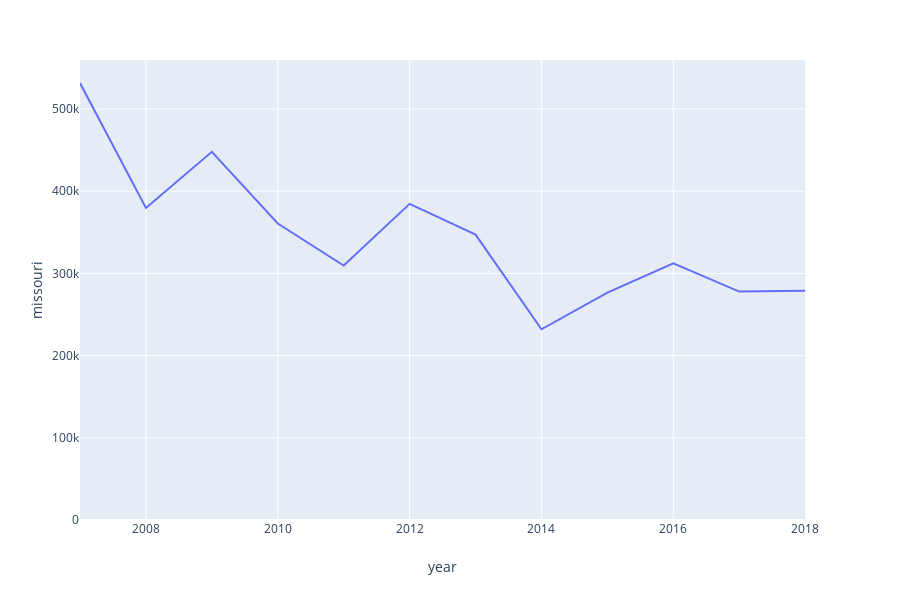

The notebook cell this image was saved under:
### Code cell
fig_mo.update_yaxes(rangemode="tozero")

### Figure 1 — Plotly figure (JSON) as saved in the notebook; plotly's stock layout.template omitted (floating-point values rounded to 4 significant figures)
{"data": [{"hoverlabel": {"namelength": 0}, "hovertemplate": "year=%{x}<br>missouri=%{y}", "legendgroup": "", "line": {"color": "#636efa", "dash": "solid"}, "mode": "lines", "name": "", "showlegend": false, "type": "scatter", "x": ["2007", "2008", "2009", "2010", "2011", "2012", "2013", "2014", "2015", "2016", "2017", "2018", "state"], "xaxis": "x", "y": [531617, 379587, 447918, 360738, 309645, 384551, 347186, 232023, 276661, 312237, 277843, 278969, "missouri"], "yaxis": "y"}], "layout": {"height": 600, "legend": {"tracegroupgap": 0}, "margin": {"t": 60}, "xaxis": {"anchor": "y", "domain": [0, 0.98], "title": {"text": "year"}}, "yaxis": {"anchor": "x", "domain": [0, 1], "rangemode": "tozero", "title": {"text": "missouri"}}}}
